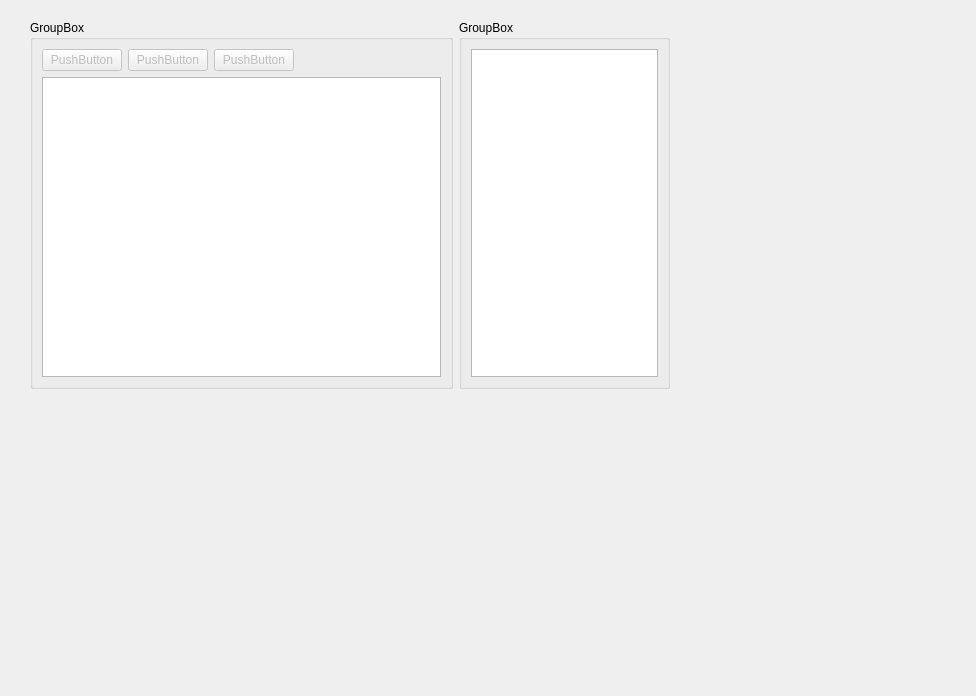
<?xml version="1.0" encoding="UTF-8"?>
<ui version="4.0">
 <class>FormUnitsView</class>
 <widget class="QWidget" name="FormUnitsView">
  <property name="geometry">
   <rect>
    <x>0</x>
    <y>0</y>
    <width>976</width>
    <height>696</height>
   </rect>
  </property>
  <property name="windowTitle">
   <string>Form</string>
  </property>
  <widget class="QWidget" name="gridLayoutWidget">
   <property name="geometry">
    <rect>
     <x>30</x>
     <y>20</y>
     <width>640</width>
     <height>369</height>
    </rect>
   </property>
   <layout class="QGridLayout" name="units_layout" columnstretch="2,1">
    <item row="0" column="0">
     <widget class="QGroupBox" name="units_group">
      <property name="title">
       <string>GroupBox</string>
      </property>
      <layout class="QVBoxLayout" name="verticalLayout1">
       <item>
        <layout class="QHBoxLayout" name="horizontalLayout">
         <property name="spacing">
          <number>6</number>
         </property>
         <item>
          <widget class="QPushButton" name="find_but">
           <property name="enabled">
            <bool>false</bool>
           </property>
           <property name="text">
            <string>PushButton</string>
           </property>
          </widget>
         </item>
         <item>
          <widget class="QPushButton" name="disband_but">
           <property name="enabled">
            <bool>false</bool>
           </property>
           <property name="text">
            <string>PushButton</string>
           </property>
          </widget>
         </item>
         <item>
          <widget class="QPushButton" name="upg_but">
           <property name="enabled">
            <bool>false</bool>
           </property>
           <property name="text">
            <string>PushButton</string>
           </property>
          </widget>
         </item>
         <item>
          <spacer name="horizontalSpacer">
           <property name="orientation">
            <enum>Qt::Horizontal</enum>
           </property>
           <property name="sizeHint" stdset="0">
            <size>
             <width>40</width>
             <height>20</height>
            </size>
           </property>
          </spacer>
         </item>
        </layout>
       </item>
       <item>
        <widget class="QTableWidget" name="units_widget">
         <property name="sizePolicy">
          <sizepolicy hsizetype="Preferred" vsizetype="Expanding">
           <horstretch>0</horstretch>
           <verstretch>0</verstretch>
          </sizepolicy>
         </property>
         <property name="sizeAdjustPolicy">
          <enum>QAbstractScrollArea::AdjustToContents</enum>
         </property>
         <property name="editTriggers">
          <set>QAbstractItemView::NoEditTriggers</set>
         </property>
         <property name="selectionMode">
          <enum>QAbstractItemView::SingleSelection</enum>
         </property>
         <property name="selectionBehavior">
          <enum>QAbstractItemView::SelectRows</enum>
         </property>
         <property name="showGrid">
          <bool>false</bool>
         </property>
         <property name="sortingEnabled">
          <bool>false</bool>
         </property>
         <attribute name="horizontalHeaderCascadingSectionResizes">
          <bool>false</bool>
         </attribute>
         <attribute name="horizontalHeaderStretchLastSection">
          <bool>false</bool>
         </attribute>
         <attribute name="verticalHeaderVisible">
          <bool>false</bool>
         </attribute>
        </widget>
       </item>
      </layout>
     </widget>
    </item>
    <item row="0" column="1">
     <widget class="QGroupBox" name="uwt_group">
      <property name="title">
       <string>GroupBox</string>
      </property>
      <layout class="QVBoxLayout" name="verticalLayout">
       <item>
        <widget class="QTableWidget" name="uwt_widget">
         <property name="editTriggers">
          <set>QAbstractItemView::NoEditTriggers</set>
         </property>
         <property name="selectionMode">
          <enum>QAbstractItemView::SingleSelection</enum>
         </property>
         <property name="selectionBehavior">
          <enum>QAbstractItemView::SelectRows</enum>
         </property>
         <property name="showGrid">
          <bool>false</bool>
         </property>
         <property name="sortingEnabled">
          <bool>true</bool>
         </property>
         <attribute name="horizontalHeaderStretchLastSection">
          <bool>false</bool>
         </attribute>
         <attribute name="verticalHeaderVisible">
          <bool>false</bool>
         </attribute>
        </widget>
       </item>
      </layout>
     </widget>
    </item>
   </layout>
  </widget>
 </widget>
 <resources/>
 <connections/>
</ui>
